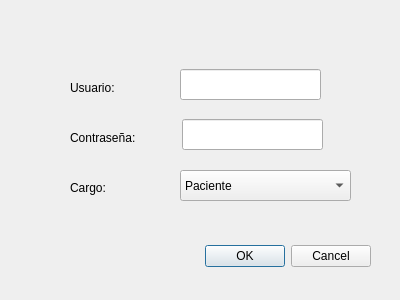
<?xml version="1.0" encoding="UTF-8"?>
<ui version="4.0">
 <class>ventana_ingreso</class>
 <widget class="QDialog" name="ventana_ingreso">
  <property name="geometry">
   <rect>
    <x>0</x>
    <y>0</y>
    <width>400</width>
    <height>300</height>
   </rect>
  </property>
  <property name="windowTitle">
   <string>Dialog</string>
  </property>
  <widget class="QDialogButtonBox" name="buttonBox">
   <property name="geometry">
    <rect>
     <x>30</x>
     <y>240</y>
     <width>341</width>
     <height>32</height>
    </rect>
   </property>
   <property name="orientation">
    <enum>Qt::Horizontal</enum>
   </property>
   <property name="standardButtons">
    <set>QDialogButtonBox::Cancel|QDialogButtonBox::Ok</set>
   </property>
  </widget>
  <widget class="QLabel" name="usuario">
   <property name="geometry">
    <rect>
     <x>70</x>
     <y>80</y>
     <width>55</width>
     <height>16</height>
    </rect>
   </property>
   <property name="text">
    <string>Usuario:</string>
   </property>
  </widget>
  <widget class="QLabel" name="contra">
   <property name="geometry">
    <rect>
     <x>70</x>
     <y>130</y>
     <width>81</width>
     <height>16</height>
    </rect>
   </property>
   <property name="text">
    <string>Contraseña:</string>
   </property>
  </widget>
  <widget class="QLabel" name="cargo">
   <property name="geometry">
    <rect>
     <x>70</x>
     <y>180</y>
     <width>55</width>
     <height>16</height>
    </rect>
   </property>
   <property name="text">
    <string>Cargo:</string>
   </property>
  </widget>
  <widget class="QComboBox" name="boton_cargo">
   <property name="geometry">
    <rect>
     <x>180</x>
     <y>170</y>
     <width>171</width>
     <height>31</height>
    </rect>
   </property>
   <property name="mouseTracking">
    <bool>false</bool>
   </property>
   <item>
    <property name="text">
     <string>Paciente</string>
    </property>
   </item>
   <item>
    <property name="text">
     <string>Medico</string>
    </property>
   </item>
   <item>
    <property name="text">
     <string>Estudiante</string>
    </property>
   </item>
  </widget>
  <widget class="QLineEdit" name="usu_ing">
   <property name="geometry">
    <rect>
     <x>180</x>
     <y>69</y>
     <width>141</width>
     <height>31</height>
    </rect>
   </property>
  </widget>
  <widget class="QLineEdit" name="ced_ing">
   <property name="geometry">
    <rect>
     <x>182</x>
     <y>119</y>
     <width>141</width>
     <height>31</height>
    </rect>
   </property>
  </widget>
 </widget>
 <resources/>
 <connections>
  <connection>
   <sender>buttonBox</sender>
   <signal>accepted()</signal>
   <receiver>ventana_ingreso</receiver>
   <slot>accept()</slot>
   <hints>
    <hint type="sourcelabel">
     <x>248</x>
     <y>254</y>
    </hint>
    <hint type="destinationlabel">
     <x>157</x>
     <y>274</y>
    </hint>
   </hints>
  </connection>
  <connection>
   <sender>buttonBox</sender>
   <signal>rejected()</signal>
   <receiver>ventana_ingreso</receiver>
   <slot>reject()</slot>
   <hints>
    <hint type="sourcelabel">
     <x>316</x>
     <y>260</y>
    </hint>
    <hint type="destinationlabel">
     <x>286</x>
     <y>274</y>
    </hint>
   </hints>
  </connection>
 </connections>
</ui>
